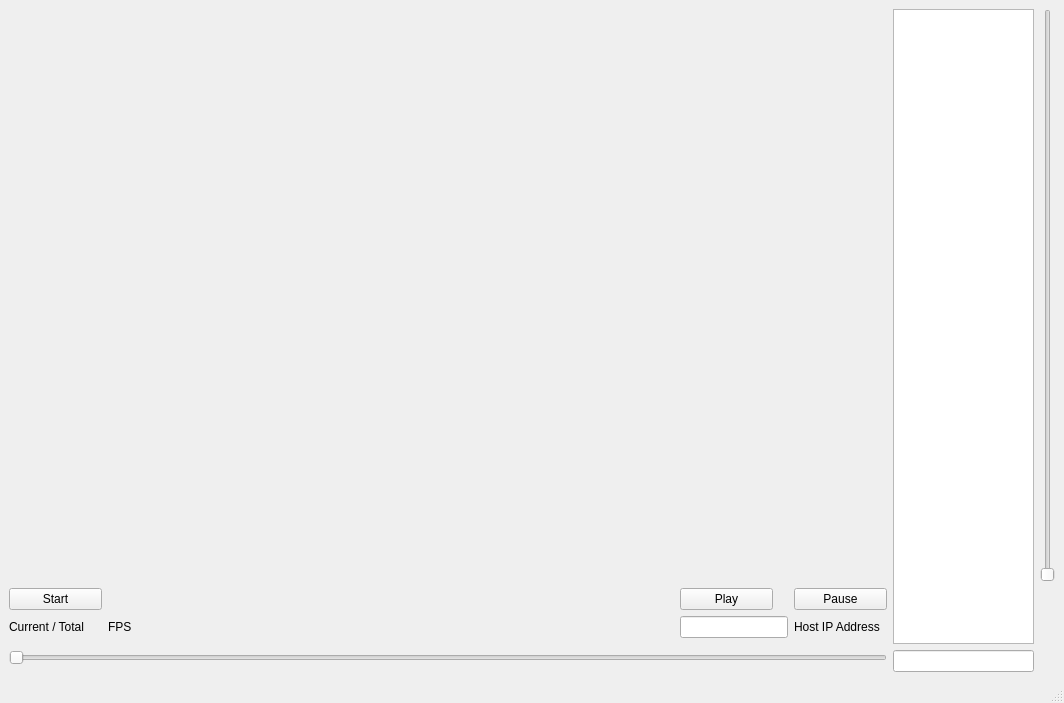
<?xml version="1.0" encoding="UTF-8"?>
<ui version="4.0">
 <class>MainWindow</class>
 <widget class="QMainWindow" name="MainWindow">
  <property name="geometry">
   <rect>
    <x>0</x>
    <y>0</y>
    <width>1064</width>
    <height>703</height>
   </rect>
  </property>
  <property name="maximumSize">
   <size>
    <width>16777215</width>
    <height>16777215</height>
   </size>
  </property>
  <property name="windowTitle">
   <string>MainWindow</string>
  </property>
  <widget class="QWidget" name="centralwidget">
   <layout class="QGridLayout" name="gridLayout">
    <item row="0" column="0" colspan="4">
     <widget class="QLabel" name="frame">
      <property name="sizePolicy">
       <sizepolicy hsizetype="Expanding" vsizetype="Expanding">
        <horstretch>0</horstretch>
        <verstretch>0</verstretch>
       </sizepolicy>
      </property>
      <property name="mouseTracking">
       <bool>false</bool>
      </property>
      <property name="autoFillBackground">
       <bool>false</bool>
      </property>
      <property name="text">
       <string/>
      </property>
      <property name="scaledContents">
       <bool>false</bool>
      </property>
     </widget>
    </item>
    <item row="0" column="4" rowspan="4">
     <widget class="QTextBrowser" name="chatBox">
      <property name="enabled">
       <bool>true</bool>
      </property>
      <property name="sizePolicy">
       <sizepolicy hsizetype="Fixed" vsizetype="Expanding">
        <horstretch>0</horstretch>
        <verstretch>0</verstretch>
       </sizepolicy>
      </property>
      <property name="minimumSize">
       <size>
        <width>141</width>
        <height>591</height>
       </size>
      </property>
      <property name="maximumSize">
       <size>
        <width>141</width>
        <height>9999</height>
       </size>
      </property>
     </widget>
    </item>
    <item row="0" column="5">
     <widget class="QSlider" name="volumeSlider">
      <property name="orientation">
       <enum>Qt::Vertical</enum>
      </property>
     </widget>
    </item>
    <item row="1" column="0">
     <widget class="QPushButton" name="readHost">
      <property name="maximumSize">
       <size>
        <width>93</width>
        <height>16777215</height>
       </size>
      </property>
      <property name="text">
       <string>Start</string>
      </property>
     </widget>
    </item>
    <item row="1" column="2">
     <widget class="QPushButton" name="playButton">
      <property name="maximumSize">
       <size>
        <width>93</width>
        <height>16777215</height>
       </size>
      </property>
      <property name="text">
       <string>Play</string>
      </property>
     </widget>
    </item>
    <item row="1" column="3">
     <widget class="QPushButton" name="stopButton">
      <property name="maximumSize">
       <size>
        <width>93</width>
        <height>16777215</height>
       </size>
      </property>
      <property name="text">
       <string>Pause</string>
      </property>
     </widget>
    </item>
    <item row="2" column="0">
     <widget class="QLabel" name="progresslabel">
      <property name="sizePolicy">
       <sizepolicy hsizetype="Preferred" vsizetype="Minimum">
        <horstretch>0</horstretch>
        <verstretch>0</verstretch>
       </sizepolicy>
      </property>
      <property name="text">
       <string>Current / Total</string>
      </property>
     </widget>
    </item>
    <item row="2" column="1">
     <widget class="QLabel" name="fpsLabel">
      <property name="text">
       <string>FPS</string>
      </property>
     </widget>
    </item>
    <item row="2" column="2">
     <widget class="QLineEdit" name="hostAddressBox">
      <property name="sizePolicy">
       <sizepolicy hsizetype="Minimum" vsizetype="Fixed">
        <horstretch>0</horstretch>
        <verstretch>0</verstretch>
       </sizepolicy>
      </property>
      <property name="text">
       <string/>
      </property>
      <property name="alignment">
       <set>Qt::AlignLeading|Qt::AlignLeft|Qt::AlignVCenter</set>
      </property>
     </widget>
    </item>
    <item row="2" column="3">
     <widget class="QLabel" name="hostIpLabel">
      <property name="sizePolicy">
       <sizepolicy hsizetype="Minimum" vsizetype="Preferred">
        <horstretch>0</horstretch>
        <verstretch>0</verstretch>
       </sizepolicy>
      </property>
      <property name="text">
       <string>Host IP Address</string>
      </property>
     </widget>
    </item>
    <item row="3" column="0" rowspan="2" colspan="4">
     <widget class="QSlider" name="progressBar">
      <property name="orientation">
       <enum>Qt::Horizontal</enum>
      </property>
     </widget>
    </item>
    <item row="4" column="4">
     <widget class="QLineEdit" name="messageBox">
      <property name="maximumSize">
       <size>
        <width>141</width>
        <height>16777215</height>
       </size>
      </property>
     </widget>
    </item>
   </layout>
  </widget>
  <widget class="QMenuBar" name="menubar">
   <property name="geometry">
    <rect>
     <x>0</x>
     <y>0</y>
     <width>1064</width>
     <height>26</height>
    </rect>
   </property>
  </widget>
  <widget class="QStatusBar" name="statusbar"/>
 </widget>
 <resources/>
 <connections/>
</ui>
